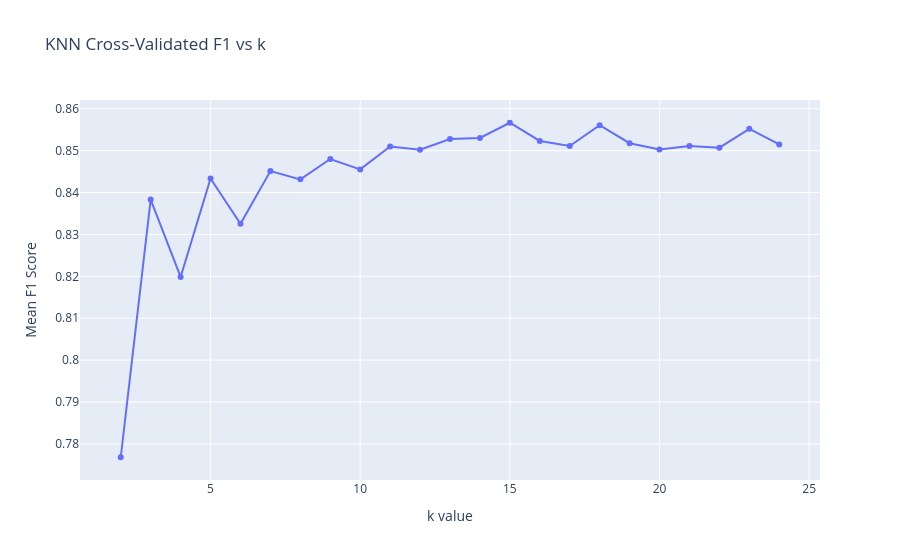

The notebook cell this image was saved under:
### Markdown cell above
#### KNN

### Code cell
from sklearn.neighbors import KNeighborsClassifier
from sklearn.model_selection import cross_val_score, StratifiedKFold
import numpy as np
import plotly.graph_objects as go

ks = range(2, 25)
f1_scores = []

cv = StratifiedKFold(n_splits=5, shuffle=True, random_state=42)

for k in ks:
    knn = KNeighborsClassifier(n_neighbors=k)

    scores = cross_val_score(
        knn,
        X_train_scaled,
        y_train,
        cv=cv,
        scoring="f1"
    )

    f1_scores.append(scores.mean())

# Best k
best_k = ks[np.argmax(f1_scores)]
print("Best k:", best_k)
print("Best CV F1:", max(f1_scores))

# Interactive plot
fig = go.Figure()

fig.add_trace(
    go.Scatter(
        x=list(ks),
        y=f1_scores,
        mode='lines+markers',
        name='CV F1 Score'
    )
)

fig.update_layout(
    title='KNN Cross‑Validated F1 vs k',
    xaxis_title='k value',
    yaxis_title='Mean F1 Score',
    hovermode='x unified'
)

fig.show()

### Figure 1 — Plotly figure (JSON) as saved in the notebook; plotly's stock layout.template omitted (floating-point values rounded to 4 significant figures)
{"data": [{"mode": "lines+markers", "name": "CV F1 Score", "type": "scatter", "x": [2, 3, 4, 5, 6, 7, 8, 9, 10, 11, 12, 13, 14, 15, 16, 17, 18, 19, 20, 21, 22, 23, 24], "y": [0.7768, 0.8383, 0.8199, 0.8433, 0.8325, 0.8451, 0.8431, 0.848, 0.8455, 0.851, 0.8502, 0.8528, 0.853, 0.8567, 0.8523, 0.8511, 0.8561, 0.8518, 0.8503, 0.8511, 0.8507, 0.8552, 0.8515]}], "layout": {"hovermode": "x unified", "title": {"text": "KNN Cross‑Validated F1 vs k"}, "xaxis": {"title": {"text": "k value"}}, "yaxis": {"title": {"text": "Mean F1 Score"}}}}
